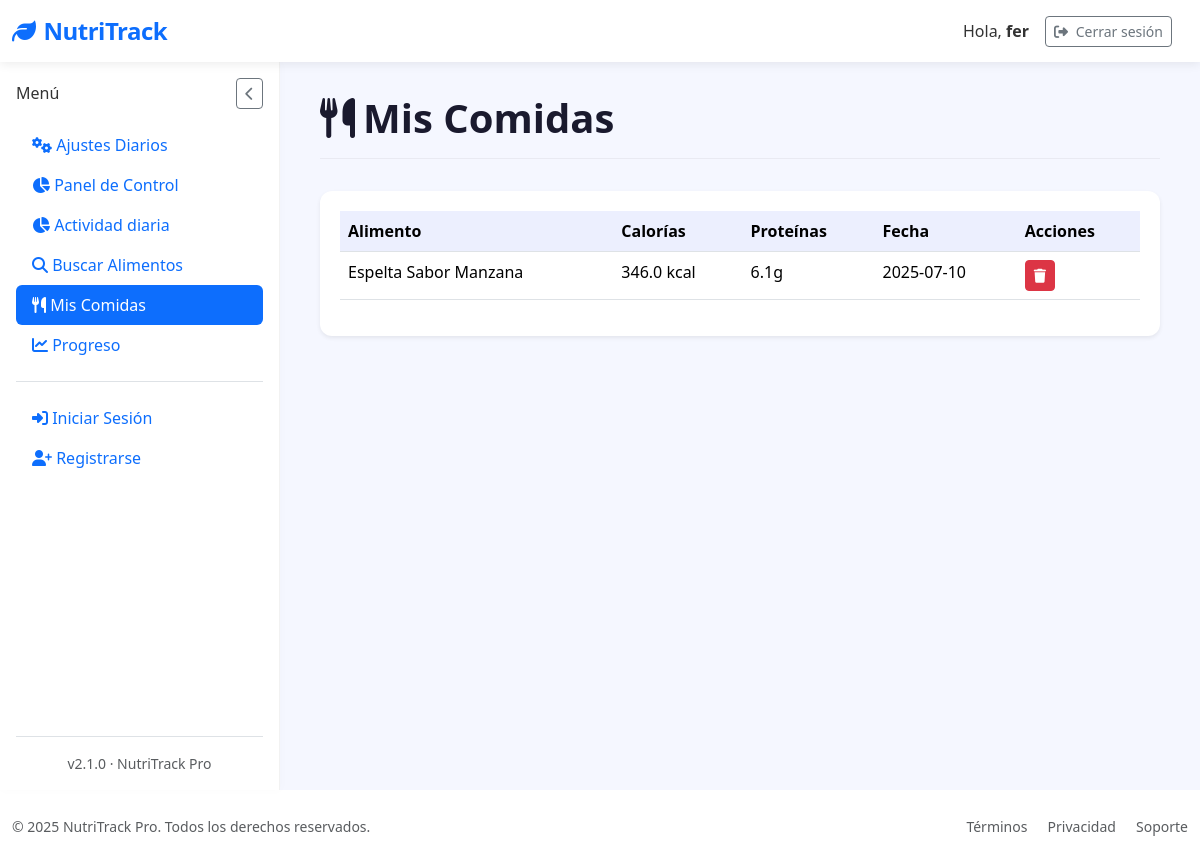
The app's page /mis-comidas (signed in), older data.
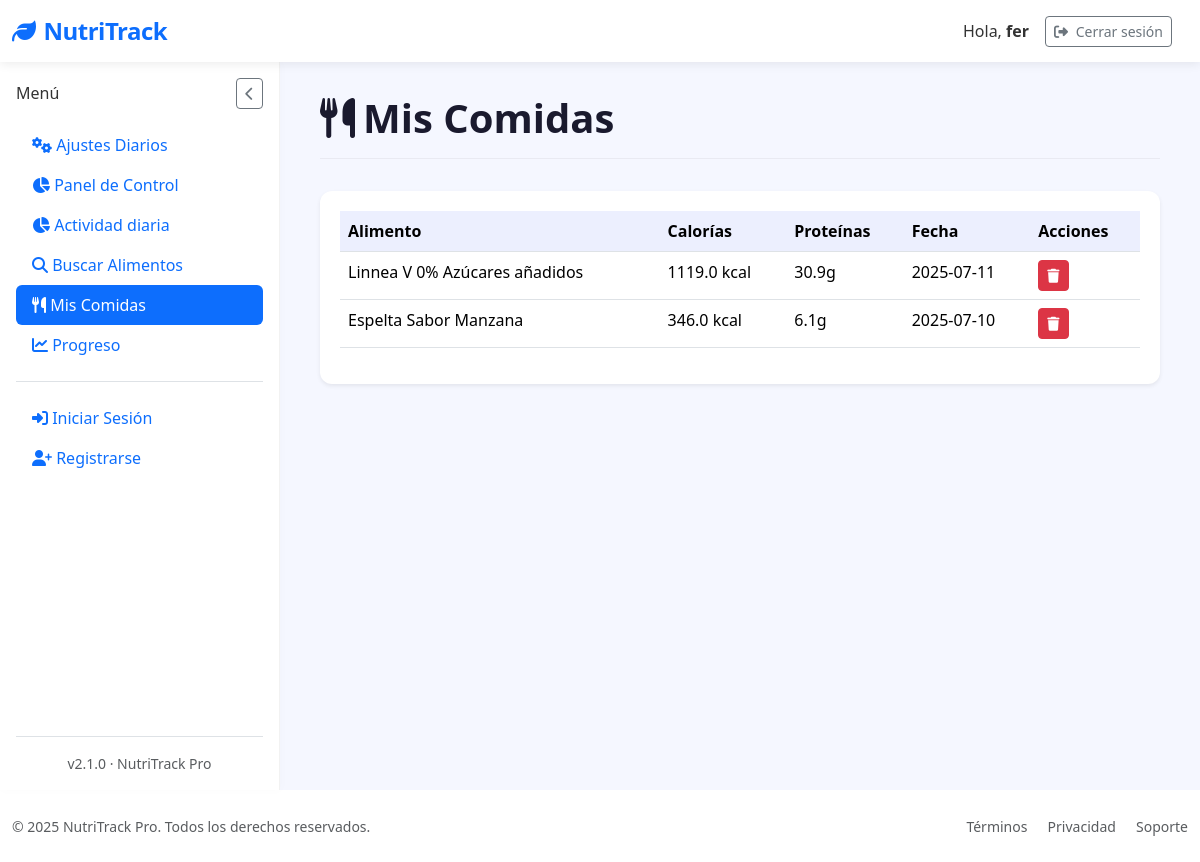
The same page, newer data.
### tables this page shows
CREATE TABLE "food_entries" (
	"id"	INTEGER,
	"user_id"	INTEGER NOT NULL,
	"food_name"	TEXT NOT NULL,
	"calories"	REAL,
	"proteins"	REAL,
	"fats"	REAL,
	"carbs"	REAL,
	"date"	TIMESTAMP DEFAULT CURRENT_TIMESTAMP,
	"created_at"	TEXT,
	PRIMARY KEY("id" AUTOINCREMENT),
	FOREIGN KEY("user_id") REFERENCES "loggin"("id")
);

### app/controllers/MyfoodsController.py (the view)
@app.route('/mis-comidas')
@login_required
def mis_comidas():
    with get_db_cursor() as cur:
        cur.execute("""
            SELECT id, food_name, calories, proteins, date
            FROM food_entries
            WHERE user_id = ?
            ORDER BY date DESC
        """, (current_user.id,))
        comidas = cur.fetchall()
    return render_template('Myfoods/mis_comidas.html', comidas=comidas)

### app/__init__.py (called while the page is built)
@login_manager.user_loader
def load_user(user_id):
    return User.get_by_id(user_id)

### app/conexion.py (called while the page is built)
@contextmanager
def get_db_connection():
    conn = sqlite3.connect(DATABASE)
    conn.row_factory = sqlite3.Row  # Esto permite acceso como diccionario
    try:
        yield conn
    finally:
        conn.close()

@contextmanager
def get_db_cursor():
    with get_db_connection() as conn:
        cursor = conn.cursor()
        try:
            yield cursor
            conn.commit()
        except:
            conn.rollback()
            raise

### app/models/LoginGoogleModel.py (called while the page is built)
    @staticmethod
    def get_by_id(user_id):
        with get_db_cursor() as cur:
            cur.execute("SELECT * FROM loggin WHERE id = ?", (user_id,))
            user = cur.fetchone()
            if user:
                return User(
                    id=user['id'],
                    username=user['username'],
                    email=user['email'] if 'email' in user.keys() else None,
                    google_id=user['google_id'] if 'google_id' in user.keys() else None
                )
        return None

### app/templates/Myfoods/mis_comidas.html (shortened to what this page needs)
{% extends "base.html" %}
{% block section %}
<div class="page-header">
  <h1 class="page-title">
    <i class="fas fa-utensils me-2"></i>Mis Comidas
  </h1>
</div>
<div class="card border-0 shadow-sm">
  <div class="card-body">
    {% if comidas %}
    <div class="table-responsive">
      <table class="table table-hover">
        <thead>
          <tr>
            <th>Alimento</th>
            <th>Calorías</th>
            <th>Proteínas</th>
            <th>Fecha</th>
            <th>Acciones</th>
          </tr>
        </thead>
        <tbody>
          {% for comida in comidas %}
          <tr>
            <td>{{ comida['food_name'] }}</td>
            <td>{{ comida['calories'] }} kcal</td>
            <td>{{ comida['proteins'] }}g</td>
            <td>{{ comida['date'] }}</td>
            <td>
              <form method="POST" action="{{ url_for('eliminar_comida', comida_id=comida['id']) }}">
                <button type="submit" class="btn btn-sm btn-danger">
                  <i class="fas fa-trash"></i>
                </button>
              </form>
            </td>
          </tr>
          {% endfor %}
        </tbody>
      </table>
    </div>
    {% else %}
    <div class="text-center py-5">
      <i class="fas fa-utensils fa-3x text-muted mb-3"></i>
      <h5 class="fw-medium">No hay comidas registradas</h5>
      <p class="text-muted">Busca y añade alimentos para verlos aquí.</p>
    </div>
    {% endif %}
  </div>
</div>
{% endblock %}

Row changes from the older to the newer data that the page shows:
added food_entries: food_name "Linnea V 0% Azúcares añadidos", calories "1119.0", proteins "30.9", date "2025-07-11"
